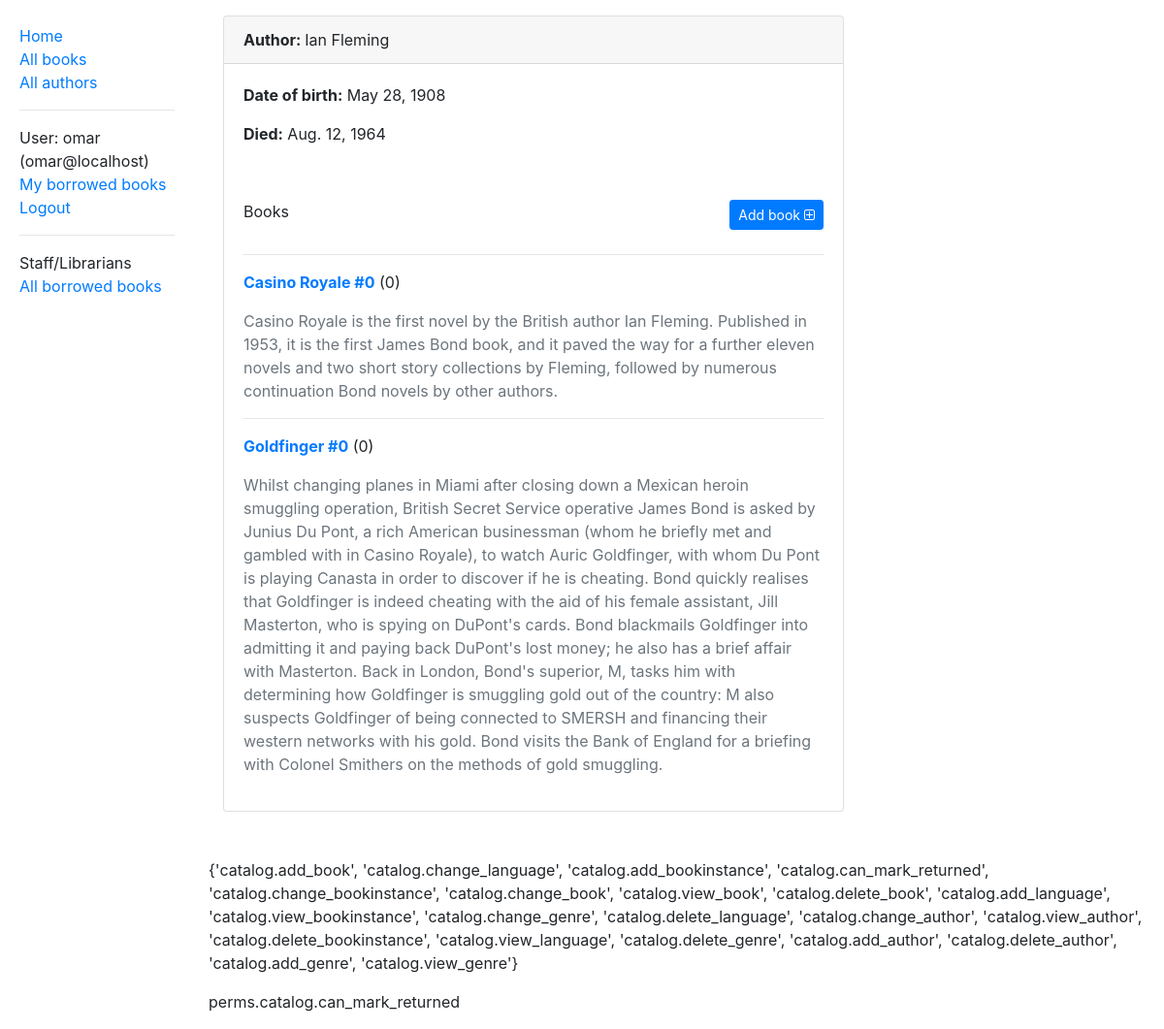
The page /catalog/author/4 (signed in) on the database its author committed.
### catalog/models.py (models this page shows, shortened)
class Author(models.Model):
    first_name = models.CharField(max_length=100)
    last_name = models.CharField(max_length=100)
    date_of_birth = models.DateField(null=True, blank=True)
    date_of_death = models.DateField('Died', null=True, blank=True)
    class Meta:
        ordering = ['last_name', 'first_name']

class Book(models.Model):
    title = models.CharField(max_length=200)
    author = models.ForeignKey('Author', on_delete=models.SET_NULL, null=True)
    summary = models.TextField(max_length=1000, help_text='Enter a brief description of the book')
    isbn = models.CharField('ISBN', max_length=13,
                            help_text='13 Character <a href="https://www.isbn-international.org/content/what-isbn">ISBN number</a>')
    genre = models.ManyToManyField(Genre, help_text='Select a genre for this book')
    language = models.ForeignKey('Language', on_delete=models.SET_NULL, null=True)
    def display_genre(self):
        """Create a string for the Genre. This is required to display genre in Admin."""
        return ', '.join([genre.name for genre in self.genre.all()[:3]])
    display_genre.short_description = 'Genre'
    def get_available_copies(self):
        return self.bookinstance_set.filter(status__exact='a')

### catalog/views.py (the view)
# urls.py: path('author/<int:pk>', views.AuthorDetailView.as_view(), name='author-detail'),
class AuthorDetailView(LoginRequiredMixin,
                       DetailView):
    model = Author
    def dispatch(self, *args, **kwargs):
        print('AuthorListView::dispatch()')
        print(f"AuthorListView::self.request.user: {self.request.user}")
        self.user_permissions = list(Permission.objects.filter(group__user=self.request.user).values_list('codename', flat=True))
        print(self.user_permissions)
        return super().dispatch(*args, **kwargs)
    def get_context_data(self, **kwargs):
        context = super().get_context_data(**kwargs)
        context['user_permissions'] = self.user_permissions
        return context

### catalog/templates/catalog/author_detail.html
{% extends 'base_generic.html' %}
{% block content %}
    <div class="container-fluid mt-3">
    <div class="card" style="width:40rem;">
        <div class="card-header">
            <strong>Author: </strong> {{ author.first_name }} {{ author.last_name }}
        </div>
        <div class="card-body">
            <div class="card-title">
                <p><strong>Date of birth:</strong> {{ author.date_of_birth }}</p>
            </div>
            <div class="card-title">
                <p><strong>Died:</strong> {% if author.date_of_death %}{{ author.date_of_death }}{% else %}-{% endif %}</p>
            </div>
        </div>
        <div class="card-body">
            Books
            {% if 'add_book' in user_permissions %}
                <a href="{% url 'author-book-add' author.pk %}" class="btn btn-primary btn-sm float-right"  role="button">Add book <i class="fa fa-plus-square-o"></i></a>
            {% endif %}
            <div class="row mt-3">
                <div class="col-sm-12  ">
            {% for book in author.book_set.all %}
                <hr>
                <p class="card-text"><strong><a href="{% url 'book-detail' book.pk %}">{{ book.title }} #{{ book.get_available_copies.count }}</a></strong> ({{ book.bookinstance_set.all.count }})</p>
                <p class="text-muted">{{ book.summary }}</p>
            {% empty %}
                <p>No books published by this author</p>
            {% endfor %}
                </div>
            </div>
        </div>
    </div>
    </div>
{% endblock %}

### templates/base_generic.html (shortened to what this page needs)
    {% load bootstrap4 %}
<!DOCTYPE html>
<html lang="en">
<head>
    {% bootstrap_css %}
    <link rel="stylesheet" href="https://stackpath.bootstrapcdn.com/font-awesome/4.7.0/css/font-awesome.min.css">
    {%  load static %}
    <link rel="stylesheet" href="{% static 'css/styles.css' %}">
</head>
<body>
  <div class="container-fluid">
     <div class="row">
         <div class="col-sm-2">
             {% block sidebar %}
                 <ul class="sidebar-nav">
                   <li><a href="{% url 'index' %}">Home</a></li>
                     <li><a href="{% url 'books' %}">All books</a></li>
                     <li><a href="{% url 'authors' %}">All authors</a></li>
                     <li><hr></li>
                     {% if user.is_authenticated %}
                         <li>User: {{ user.get_username }} ({{ user.email }})</li>
                         <li><a href="{% url 'my-borrowed-books' %}">My borrowed books</a></li>
                         <li><a href="{% url 'logout' %}?next={{ request.path }}">Logout</a></li>
                         <li><hr></li>
                         {% if perms.catalog.can_mark_returned %}
                             <li>Staff/Librarians</li>
                             <li><a href="{% url 'librarian-view' %}?next={{ request.path }}">All borrowed books</a></li>
                         {% endif  %}
                     {% else %}
                         <li><a href="{% url 'login' %}?next={{ request.path }}">Login</a></li>
                     {% endif %}
                 </ul>
             {% endblock sidebar %}
         </div>
         <div class="col-sm-10">
             {% block content %}{% endblock %}
             <p class="mt-5">
                 {% if perms.catalog %}
                     {{ perms.catalog  }}
                     {% if perms.catalog.can_mark_returned %}
                         <p>perms.catalog.can_mark_returned</p>
                     {% endif  %}
                 {% endif %}
             </p>
         </div>
     </div>
  </div>
</body>
</html>

### static/css/styles.css (style rules this page uses)
.sidebar-nav { margin-top: 20px; padding: 5px; list-style: none; }

### rows shown on the page
Author: first_name "Ian", last_name "Fleming", date_of_birth "May 28, 1908", date_of_death "Aug. 12, 1964"
Book: title "Casino Royale", get_available_copies.count "0", bookinstance_set.all.count "0", summary "Casino Royale is the first novel by the British author Ian Fleming. Published in 1953, it is the first James Bond book, and it paved the way for a further eleven novels and two short story collections by Fleming, followed by numerous continuation Bond novels by other authors."
Book: title "Goldfinger", get_available_copies.count "0", bookinstance_set.all.count "0", summary "Whilst changing planes in Miami after closing down a Mexican heroin smuggling operation, British Secret Service operative James Bond is asked by Junius Du Pont, a rich American businessman (whom he briefly met and gambled with in Casino Royale), to watch Auric Goldfinger, with whom Du Pont is playing Canasta in order to discover if he is cheating. Bond quickly realises that Goldfinger is indeed cheating with the aid of his female assistant, Jill Masterton, who is spying on DuPont's cards. Bond blackmails Goldfinger into admitting it and paying back DuPont's lost money; he also has a brief affair with Masterton. Back in London, Bond's superior, M, tasks him with determining how Goldfinger is…"

### other values the page prints
{{ user.get_username }} "omar"
{{ user.email }} "omar@localhost"
